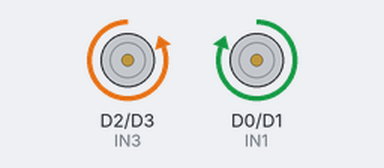
A sketch run on a simulated ESP8266 (NodeMCU). Parts: motor-driver pin pairs drawn as motors (green arrow = first pin HIGH = forward, orange = second pin HIGH = backward, longer = more drive).

Above: at 0.1 s.
At 3.1 s:
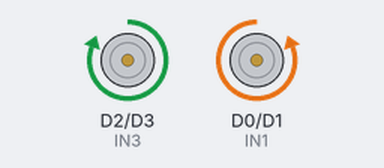
At 6.1 s:
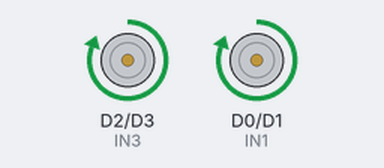
At 9.1 s:
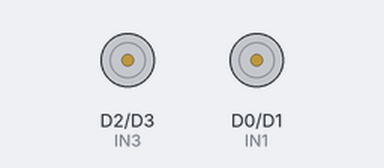
Timing chart, 0 to 10.6 s (numbered marks = the images above):
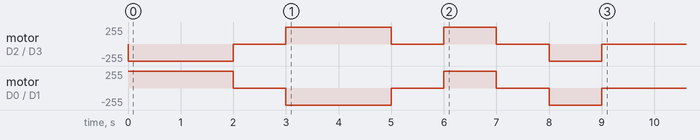

The sketch:

simple_move.ino
```cpp
// Define motor control pins
#define IN1 D0
#define IN2 D1
#define IN3 D2
#define IN4 D3

void setup() {
  // Set motor control pins as outputs
  pinMode(IN1, OUTPUT);
  pinMode(IN2, OUTPUT);
  pinMode(IN3, OUTPUT);
  pinMode(IN4, OUTPUT);

  moveForward();
  delay(2000);
  stopMotors();
  delay(1000);

  moveBackward();
  delay(2000);
  stopMotors();
  delay(1000);

  turnLeft();
  delay(1000);
  stopMotors();
  delay(1000);

  turnRight();
  delay(1000);
  stopMotors();
  delay(1000);

}

// Function to move forward
void moveForward() {
  digitalWrite(IN1, HIGH);
  digitalWrite(IN2, LOW);
  digitalWrite(IN3, LOW);
  digitalWrite(IN4, HIGH);
}

// Function to move backward
void moveBackward() {
  digitalWrite(IN1, LOW);
  digitalWrite(IN2, HIGH);
  digitalWrite(IN3, HIGH);
  digitalWrite(IN4, LOW);
}

// Function to turn left
void turnLeft() {
  digitalWrite(IN1, HIGH);
  digitalWrite(IN2, LOW);
  digitalWrite(IN3, HIGH);
  digitalWrite(IN4, LOW);
}

// Function to turn right
void turnRight() {
  digitalWrite(IN1, LOW);
  digitalWrite(IN2, HIGH);
  digitalWrite(IN3, LOW);
  digitalWrite(IN4, HIGH);
}

// Function to stop the motors
void stopMotors() {
  digitalWrite(IN1, LOW);
  digitalWrite(IN2, LOW);
  digitalWrite(IN3, LOW);
  digitalWrite(IN4, LOW);
}

void loop() {
  // Example usage: uncomment one command at a time to test
  /*moveForward();
    delay(2000);
    stopMotors();
    delay(1000);

    moveBackward();
    delay(2000);
    stopMotors();
    delay(1000);

    turnLeft();
    delay(1000);
    stopMotors();
    delay(1000);

    turnRight();
    delay(1000);
    stopMotors();
    delay(1000);*/
}
```
